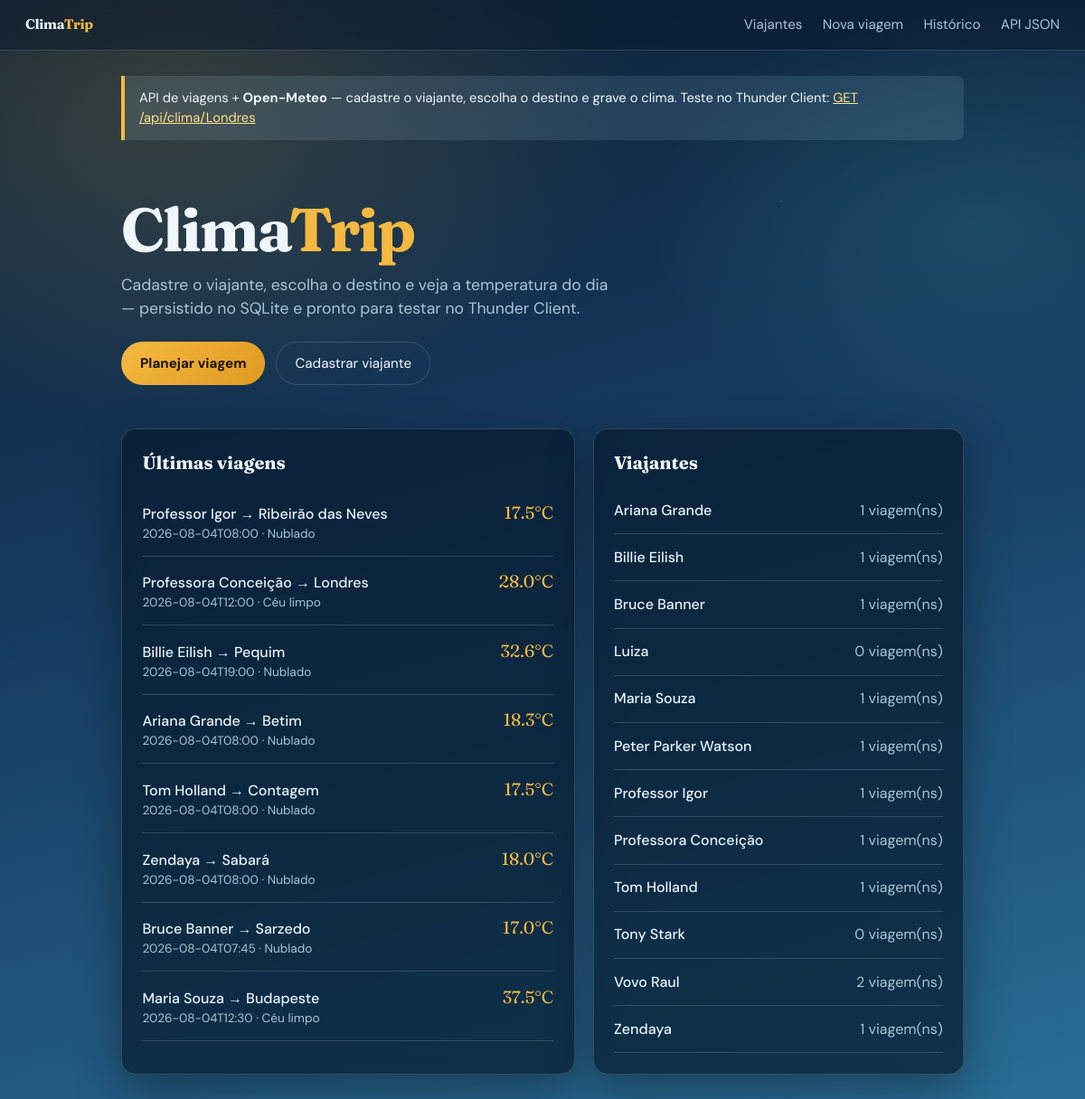
The page / on the database its author committed.
### models/viagem.py (models this page shows, shortened)
class Viagem(ModeloBase):
    __tablename__ = "viagens"
    viajante_id = db.Column(db.Integer, db.ForeignKey("viajantes.id"), nullable=False)
    destino = db.Column(db.String(120), nullable=False)
    pais = db.Column(db.String(80), default="")
    latitude = db.Column(db.Float, nullable=False)
    longitude = db.Column(db.Float, nullable=False)
    data_consulta = db.Column(db.String(30), nullable=False)
    temperatura_c = db.Column(db.Float, nullable=False)
    vento_kmh = db.Column(db.Float, nullable=False)
    umidade = db.Column(db.Integer, nullable=True)
    codigo_clima = db.Column(db.Integer, nullable=True)
    descricao_clima = db.Column(db.String(80), default="")
    viajante = db.relationship("Viajante", back_populates="viagens")
    @classmethod
    def listar(cls):
        return cls.query.order_by(cls.id.desc()).all()

### models/viajante.py (models this page shows, shortened)
class Viajante(ModeloBase):
    __tablename__ = "viajantes"
    nome = db.Column(db.String(120), nullable=False, unique=True)
    viagens = db.relationship(
        "Viagem",
        back_populates="viajante",
        cascade="all, delete-orphan",
        lazy="dynamic",
    )
    @classmethod
    def listar(cls):
        return cls.query.order_by(cls.nome).all()

### controllers/viagens_controller.py (the view)
@viagens_bp.route("/")
def home():
    viagens = Viagem.listar()[:8]
    viajantes = Viajante.listar()
    return render_template("home.html", viagens=viagens, viajantes=viajantes)

### views/templates/home.html
{% extends "layout.html" %}
{% block content %}
<section class="hero">
    <h1 class="hero-brand">Clima<em>Trip</em></h1>
    <p>
        Cadastre o viajante, escolha o destino e veja a temperatura do dia —
        persistido no SQLite e pronto para testar no Thunder Client.
    </p>
    <div class="hero-actions">
        <a class="btn btn-primario" href="{{ url_for('viagens.nova_viagem') }}">Planejar viagem</a>
        <a class="btn" href="{{ url_for('viagens.viajantes') }}">Cadastrar viajante</a>
    </div>
</section>
<div class="grid-2" style="margin-top: 1.5rem;">
    <section class="painel">
        <h2 class="secao-titulo">Últimas viagens</h2>
        {% if viagens %}
            <ul class="lista">
                {% for v in viagens %}
                <li>
                    <div>
                        <a href="{{ url_for('viagens.detalhe_viagem', viagem_id=v.id) }}">
                            {{ v.viajante.nome }} → {{ v.destino }}
                        </a>
                        <div style="color: var(--texto-suave); font-size: 0.85rem;">
                            {{ v.data_consulta }} · {{ v.descricao_clima }}
                        </div>
                    </div>
                    <span class="temp">{{ v.temperatura_c }}°C</span>
                </li>
                {% endfor %}
            </ul>
        {% else %}
            <p class="vazio">Nenhuma viagem ainda. Crie a primeira!</p>
        {% endif %}
    </section>
    <section class="painel">
        <h2 class="secao-titulo">Viajantes</h2>
        {% if viajantes %}
            <ul class="lista">
                {% for pessoa in viajantes %}
                <li>
                    <a href="{{ url_for('viagens.detalhe_viajante', viajante_id=pessoa.id) }}">
                        {{ pessoa.nome }}
                    </a>
                    <span style="color: var(--texto-suave);">{{ pessoa.viagens.count() }} viagem(ns)</span>
                </li>
                {% endfor %}
            </ul>
        {% else %}
            <p class="vazio">Cadastre um viajante para começar.</p>
        {% endif %}
    </section>
</div>
{% endblock %}

### views/templates/layout.html (shortened to what this page needs)
<!DOCTYPE html>
<html lang="pt-BR">
<head>
    <link rel="stylesheet" href="{{ url_for('static', filename='css/style.css') }}">
</head>
<body>
    <nav class="nav">
        <a class="nav-brand" href="{{ url_for('viagens.home') }}">Clima<span>Trip</span></a>
        <a href="{{ url_for('viagens.viajantes') }}">Viajantes</a>
        <a href="{{ url_for('viagens.nova_viagem') }}">Nova viagem</a>
        <a href="{{ url_for('viagens.lista_viagens') }}">Histórico</a>
        <a href="/api/viagens" target="_blank">API JSON</a>
    </nav>
    <main class="container">
        <div class="aviso-api">
            API de viagens + <strong>Open-Meteo</strong> —
            cadastre o viajante, escolha o destino e grave o clima.
            Teste no Thunder Client: <a href="/api/clima/Londres" target="_blank">GET /api/clima/Londres</a>
        </div>
        {% block content %}{% endblock %}
    </main>
</body>
</html>

### views/static/css/style.css (style rules this page uses)
* { box-sizing: border-box; }
:root { --céu-topo: #0b1f33; --céu-meio: #163a5f; --céu-baixo: #2a6f97; --névoa: rgba(186, 230, 253, 0.12); --sol: #f4b942; --sol-suave: #ffe08a; --gelo: #e8f4fc; --texto: #f0f7fc; --texto-suave: #a8c5d8; --card: rgba(8, 28, 48, 0.72); --borda: rgba(168, 197, 216, 0.22); --erro: #ff7b72; --sucesso: #5eead4; --sombra: 0 18px 50px rgba(0, 0, 0, 0.35); }
body { margin: 0; min-height: 100vh; font-family: "DM Sans", sans-serif; color: var(--texto); background: radial-gradient(ellipse 80% 50% at 15% 10%, rgba(244, 185, 66, 0.18), transparent 55%), radial-gradient(ellipse 60% 40% at 90% 20%, rgba(94, 234, 212, 0.12), transparent 50%), linear-gradient(165deg, var(--céu-topo) 0%, var(--céu-meio) 45%, var(--céu-baixo) 100%); background-attachment: fixed; line-height: 1.5; }
body::before { content: ""; position: fixed; inset: 0; pointer-events: none; background-image: radial-gradient(1.5px 1.5px at 12% 22%, rgba(255, 255, 255, 0.35), transparent), radial-gradient(1px 1px at 38% 68%, rgba(255, 255, 255, 0.25), transparent), radial-gradient(1.5px 1.5px at 72% 18%, rgba(255, 255, 255, 0.3), transparent), radial-gradient(1px 1px at 88% 55%, rgba(255, 255, 255, 0.2), transparent); animation: drift 40s linear infinite; opacity: 0.7; z-index: 0; }
.nav, .container, .hero { position: relative; z-index: 1; }
.nav { display: flex; flex-wrap: wrap; gap: 0.85rem 1.4rem; align-items: center; padding: 1rem 1.75rem; border-bottom: 1px solid var(--borda); backdrop-filter: blur(10px); background: rgba(8, 24, 42, 0.45); }
.nav a { color: var(--texto-suave); text-decoration: none; font-size: 0.95rem; transition: color 0.2s; }
.nav-brand { font-family: "Fraunces", serif; font-weight: 700; font-size: 1.35rem; color: var(--gelo) !important; margin-right: auto; letter-spacing: -0.02em; }
.nav-brand span { color: var(--sol); }
.container { max-width: 980px; margin: 0 auto; padding: 1.75rem 1.5rem 3rem; }
.hero { padding: 2.5rem 0 1.5rem; animation: fade-up 0.7s ease both; }
.hero-brand { font-family: "Fraunces", serif; font-size: clamp(2.6rem, 7vw, 4.2rem); line-height: 1.05; margin: 0 0 0.75rem; letter-spacing: -0.03em; }
.hero-brand em { font-style: normal; color: var(--sol); }
.hero p { max-width: 34rem; color: var(--texto-suave); font-size: 1.1rem; margin: 0 0 1.5rem; }
.hero-actions { display: flex; flex-wrap: wrap; gap: 0.75rem; }
h1 { font-family: "Fraunces", serif; font-size: 2rem; margin: 0 0 0.35rem; letter-spacing: -0.02em; }
.aviso-api { background: var(--névoa); border-left: 4px solid var(--sol); padding: 0.85rem 1rem; margin-bottom: 1.5rem; border-radius: 0 8px 8px 0; font-size: 0.92rem; animation: fade-up 0.6s ease both; }
.aviso-api a { color: var(--sol-suave); }
.painel { background: var(--card); border: 1px solid var(--borda); border-radius: 16px; padding: 1.4rem; box-shadow: var(--sombra); backdrop-filter: blur(12px); animation: fade-up 0.75s ease both; }
.grid-2 { display: grid; grid-template-columns: 1.1fr 0.9fr; gap: 1.25rem; }
.btn { display: inline-block; padding: 0.7rem 1.25rem; background: transparent; color: var(--texto); text-decoration: none; border: 1px solid var(--borda); border-radius: 999px; font-size: 0.95rem; font-family: inherit; cursor: pointer; transition: background 0.2s, border-color 0.2s, transform 0.15s; }
.btn-primario { background: linear-gradient(135deg, var(--sol), #e09a20); color: #1a1205; border-color: transparent; font-weight: 700; }
.lista { list-style: none; padding: 0; margin: 0; }
.lista li { display: flex; justify-content: space-between; gap: 1rem; align-items: baseline; padding: 0.85rem 0; border-bottom: 1px solid var(--borda); }
.lista a { color: var(--gelo); text-decoration: none; font-weight: 500; }
.lista .temp { color: var(--sol); font-family: "Fraunces", serif; font-size: 1.2rem; white-space: nowrap; }
.secao-titulo { font-family: "Fraunces", serif; font-size: 1.25rem; margin: 0 0 0.75rem; }

### rows shown on the page
Viagem: viajante.nome "Professor Igor", destino "Ribeirão das Neves", data_consulta "2026-08-04T08:00", descricao_clima "Nublado", temperatura_c "17.5"
Viagem: viajante.nome "Professora Conceição", destino "Londres", data_consulta "2026-08-04T12:00", descricao_clima "Céu limpo", temperatura_c "28.0"
Viagem: viajante.nome "Billie Eilish", destino "Pequim", data_consulta "2026-08-04T19:00", descricao_clima "Nublado", temperatura_c "32.6"
Viagem: viajante.nome "Ariana Grande", destino "Betim", data_consulta "2026-08-04T08:00", descricao_clima "Nublado", temperatura_c "18.3"
Viagem: viajante.nome "Tom Holland", destino "Contagem", data_consulta "2026-08-04T08:00", descricao_clima "Nublado", temperatura_c "17.5"
Viagem: viajante.nome "Zendaya", destino "Sabará", data_consulta "2026-08-04T08:00", descricao_clima "Nublado", temperatura_c "18.0"
Viagem: viajante.nome "Bruce Banner", destino "Sarzedo", data_consulta "2026-08-04T07:45", descricao_clima "Nublado", temperatura_c "17.0"
Viagem: viajante.nome "Maria Souza", destino "Budapeste", data_consulta "2026-08-04T12:30", descricao_clima "Céu limpo", temperatura_c "37.5"
Viajante: nome "Ariana Grande", viagens.count "1"
Viajante: nome "Billie Eilish", viagens.count "1"
Viajante: nome "Bruce Banner", viagens.count "1"
Viajante: nome "Luiza", viagens.count "0"
Viajante: nome "Maria Souza", viagens.count "1"
Viajante: nome "Peter Parker Watson", viagens.count "1"
Viajante: nome "Professor Igor", viagens.count "1"
Viajante: nome "Professora Conceição", viagens.count "1"
Viajante: nome "Tom Holland", viagens.count "1"
Viajante: nome "Tony Stark", viagens.count "0"
Viajante: nome "Vovo Raul", viagens.count "2"
Viajante: nome "Zendaya", viagens.count "1"
